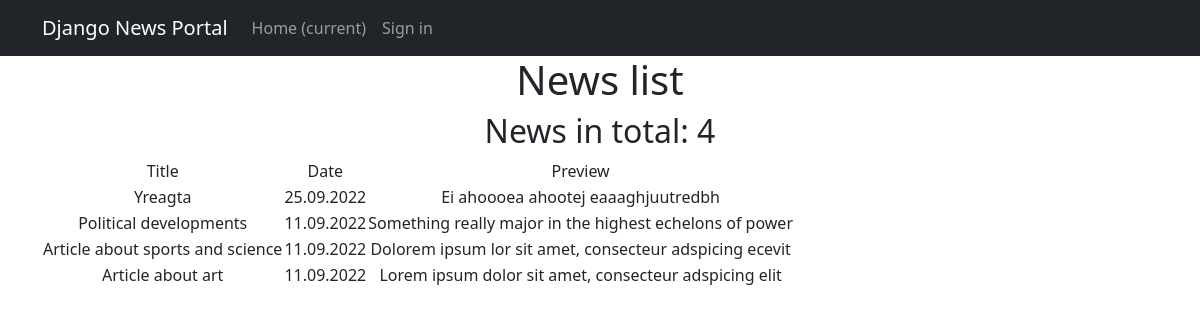
Page /news/ on the committed database.
### news/models.py (models this page shows, shortened)
class Post(models.Model):
    postAuthor = models.ForeignKey(Author, on_delete=models.CASCADE)
    dateCreated = models.DateTimeField(auto_now_add=True)
    header = models.CharField(max_length=128)
    text = models.TextField()
    rating = models.IntegerField(default=0)
    regular_article = 'R'
    news_article = 'N'
    TYPES = [
        (regular_article, 'Article'),
        (news_article, 'News')
    ]
    type = models.CharField(max_length=1, choices=TYPES, default=regular_article)
    categories = models.ManyToManyField(Category, through='PostCategory')

### news/views.py (the view)
# urls.py: path('', cache_page(60)(PostList.as_view()), name='news_list'),
class PostList(ListView):
    model = Post
    ordering = '-dateCreated'
    template_name = 'newslist.html'
    context_object_name = 'allnews'
    paginate_by = 10
    def get_queryset(self):
        queryset = super().get_queryset()
        self.filterset = PostFilter(self.request.GET, queryset)
        return self.filterset.qs
    def get_context_data(self, **kwargs):
        context = super().get_context_data(**kwargs)
        context['time_now'] = datetime.utcnow()
        context['filterset'] = self.filterset
        context['login_user_id'] = self.request.user.pk
        return context

### news/templatetags/custom_filters.py (called while the page is built)
@register.filter()
def censor(text):
    try:
        if not isinstance(text, str):
            raise TypeError('Censored text is not a string')
    except TypeError:
        print('Censored text is not of string type')
    else:
        wordlist = text.split()
        for i, j in enumerate(wordlist):
            if j.lower() in PROFANITIES:
                j = j[0] + '*' * (len(j) - 1)
                wordlist[i] = j
        return ' '.join(wordlist)

### templates/newslist.html (shortened to what this page needs)
{% extends 'default.html' %}
{% load custom_filters %}
{% block content %}
   <h1>News list</h1>
   <h2>News in total: {{ allnews|length }}</h2>
   {% if allnews %}
       <table>
           <tr>
               <td>Title</td>
               <td>Date</td>
               <td>Preview</td>
           </tr>
           {% for post in allnews %}
           <tr>
               <td>{{ post.header }}</td>
               <td>{{ post.dateCreated|date:'d.m.Y' }}</td>
               <td>{{ post.text|truncatewords:20|censor }}</td>
           </tr>
           {% endfor %}
       </table>
   {% else %}
       <h2>No news yet!</h2>
   {% endif %}
{% endblock content %}

### rows in the picture
Post: header "Yreagta", dateCreated "25.09.2022", text|censor "Ei ahoooea ahootej eaaaghjuutredbh"
Post: header "Political developments", dateCreated "11.09.2022", text|censor "Something really major in the highest echelons of power"
Post: header "Article about sports and science", dateCreated "11.09.2022", text|censor "Dolorem ipsum lor sit amet, consecteur adspicing ecevit"
Post: header "Article about art", dateCreated "11.09.2022", text|censor "Lorem ipsum dolor sit amet, consecteur adspicing elit"

### other values in the picture
{{ allnews|length }} "4"
